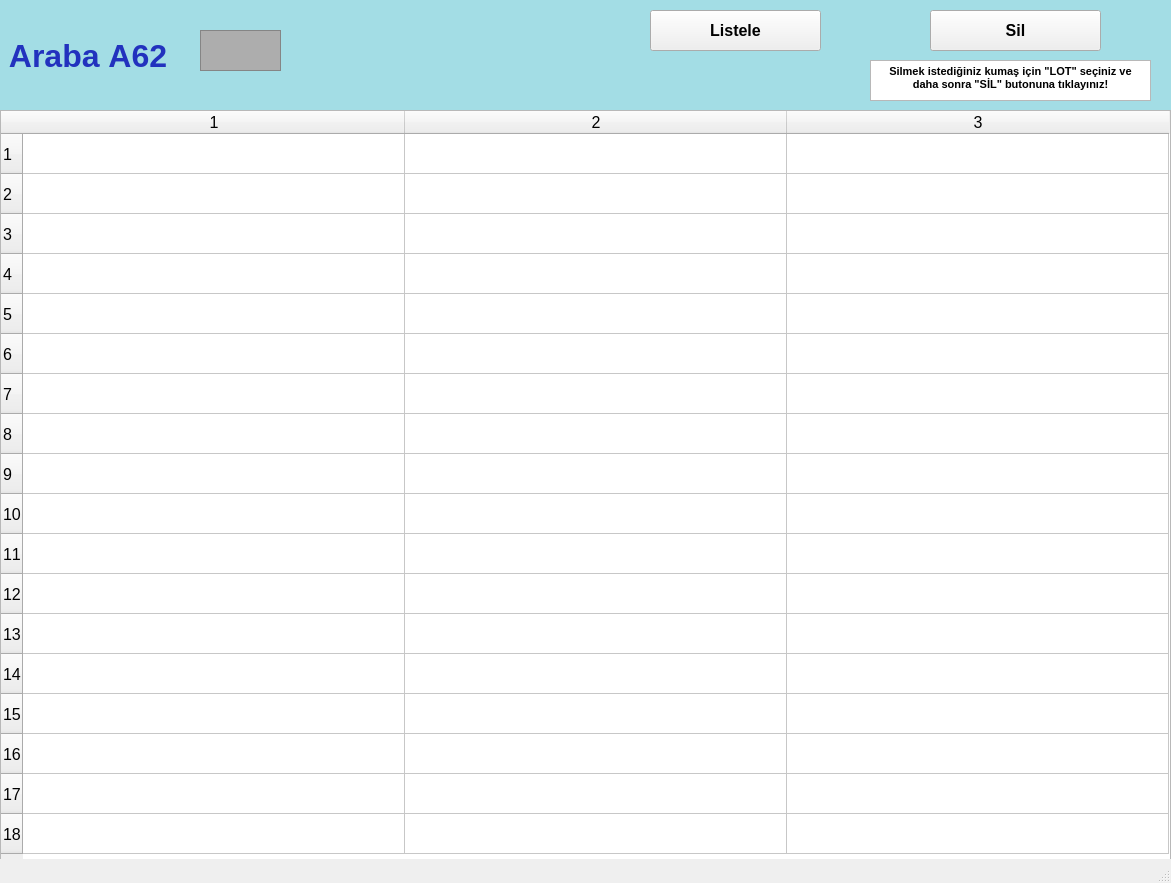
<?xml version="1.0" encoding="UTF-8"?>
<ui version="4.0">
 <class>arabalarA62_ekran</class>
 <widget class="QMainWindow" name="arabalarA62_ekran">
  <property name="geometry">
   <rect>
    <x>0</x>
    <y>0</y>
    <width>1171</width>
    <height>883</height>
   </rect>
  </property>
  <property name="font">
   <font>
    <pointsize>12</pointsize>
    <weight>50</weight>
    <bold>false</bold>
    <kerning>false</kerning>
   </font>
  </property>
  <property name="windowTitle">
   <string/>
  </property>
  <widget class="QWidget" name="centralwidget">
   <widget class="QLabel" name="arabaA1yazi_lbl">
    <property name="geometry">
     <rect>
      <x>0</x>
      <y>0</y>
      <width>1171</width>
      <height>111</height>
     </rect>
    </property>
    <property name="font">
     <font>
      <pointsize>24</pointsize>
      <weight>75</weight>
      <bold>true</bold>
     </font>
    </property>
    <property name="styleSheet">
     <string notr="true">background-color: rgb(163, 221, 229);
color: rgb(34, 50, 190);</string>
    </property>
    <property name="text">
     <string> Araba A62</string>
    </property>
   </widget>
   <widget class="QFrame" name="arabaA1_img">
    <property name="geometry">
     <rect>
      <x>200</x>
      <y>30</y>
      <width>81</width>
      <height>41</height>
     </rect>
    </property>
    <property name="styleSheet">
     <string notr="true">background-color: rgb(173, 173, 173);</string>
    </property>
    <property name="frameShape">
     <enum>QFrame::StyledPanel</enum>
    </property>
    <property name="frameShadow">
     <enum>QFrame::Raised</enum>
    </property>
   </widget>
   <widget class="QPushButton" name="listele62_btn">
    <property name="geometry">
     <rect>
      <x>650</x>
      <y>10</y>
      <width>171</width>
      <height>41</height>
     </rect>
    </property>
    <property name="font">
     <font>
      <pointsize>12</pointsize>
      <weight>75</weight>
      <bold>true</bold>
     </font>
    </property>
    <property name="text">
     <string>Listele</string>
    </property>
   </widget>
   <widget class="QTableWidget" name="A62_tw">
    <property name="geometry">
     <rect>
      <x>0</x>
      <y>110</y>
      <width>1171</width>
      <height>751</height>
     </rect>
    </property>
    <property name="baseSize">
     <size>
      <width>0</width>
      <height>0</height>
     </size>
    </property>
    <property name="rowCount">
     <number>18</number>
    </property>
    <property name="columnCount">
     <number>3</number>
    </property>
    <attribute name="horizontalHeaderVisible">
     <bool>true</bool>
    </attribute>
    <attribute name="horizontalHeaderCascadingSectionResizes">
     <bool>false</bool>
    </attribute>
    <attribute name="horizontalHeaderDefaultSectionSize">
     <number>382</number>
    </attribute>
    <attribute name="horizontalHeaderMinimumSectionSize">
     <number>38</number>
    </attribute>
    <attribute name="verticalHeaderDefaultSectionSize">
     <number>40</number>
    </attribute>
    <attribute name="verticalHeaderMinimumSectionSize">
     <number>23</number>
    </attribute>
    <row/>
    <row/>
    <row/>
    <row/>
    <row/>
    <row/>
    <row/>
    <row/>
    <row/>
    <row/>
    <row/>
    <row/>
    <row/>
    <row/>
    <row/>
    <row/>
    <row/>
    <row/>
    <column/>
    <column/>
    <column/>
   </widget>
   <widget class="QPushButton" name="sil62_btn">
    <property name="geometry">
     <rect>
      <x>930</x>
      <y>10</y>
      <width>171</width>
      <height>41</height>
     </rect>
    </property>
    <property name="font">
     <font>
      <pointsize>12</pointsize>
      <weight>75</weight>
      <bold>true</bold>
     </font>
    </property>
    <property name="text">
     <string>Sil</string>
    </property>
   </widget>
   <widget class="QTextBrowser" name="textBrowser">
    <property name="geometry">
     <rect>
      <x>870</x>
      <y>60</y>
      <width>281</width>
      <height>41</height>
     </rect>
    </property>
    <property name="html">
     <string>&lt;!DOCTYPE HTML PUBLIC &quot;-//W3C//DTD HTML 4.0//EN&quot; &quot;http://www.w3.org/TR/REC-html40/strict.dtd&quot;&gt;
&lt;html&gt;&lt;head&gt;&lt;meta name=&quot;qrichtext&quot; content=&quot;1&quot; /&gt;&lt;style type=&quot;text/css&quot;&gt;
p, li { white-space: pre-wrap; }
&lt;/style&gt;&lt;/head&gt;&lt;body style=&quot; font-family:'MS Shell Dlg 2'; font-size:12pt; font-weight:400; font-style:normal;&quot;&gt;
&lt;p align=&quot;center&quot; style=&quot; margin-top:0px; margin-bottom:0px; margin-left:0px; margin-right:0px; -qt-block-indent:0; text-indent:0px;&quot;&gt;&lt;span style=&quot; font-size:8pt; font-weight:600;&quot;&gt;Silmek istediğiniz kumaş için &amp;quot;LOT&amp;quot; seçiniz ve daha sonra &amp;quot;SİL&amp;quot; butonuna tıklayınız!&lt;/span&gt;&lt;/p&gt;&lt;/body&gt;&lt;/html&gt;</string>
    </property>
   </widget>
  </widget>
  <widget class="QStatusBar" name="statusbar"/>
 </widget>
 <resources/>
 <connections/>
</ui>
